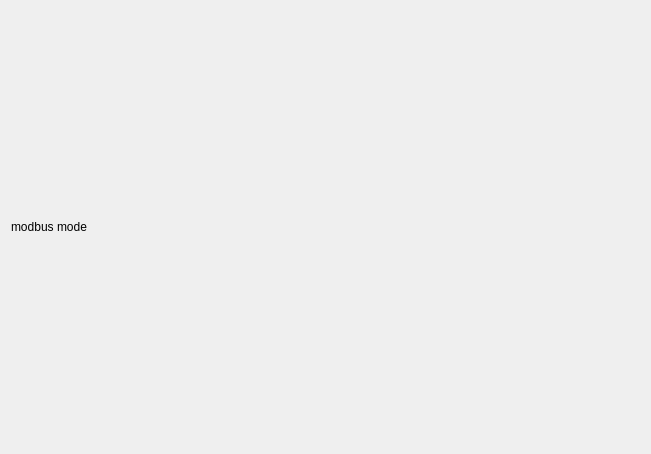
<?xml version="1.0" encoding="UTF-8"?>
<ui version="4.0">
 <class>ViewModbus</class>
 <widget class="QWidget" name="ViewModbus">
  <property name="geometry">
   <rect>
    <x>0</x>
    <y>0</y>
    <width>651</width>
    <height>454</height>
   </rect>
  </property>
  <property name="windowTitle">
   <string>Form</string>
  </property>
  <layout class="QVBoxLayout" name="verticalLayout">
   <item>
    <widget class="QLabel" name="te">
     <property name="text">
      <string>modbus mode</string>
     </property>
    </widget>
   </item>
  </layout>
 </widget>
 <resources/>
 <connections/>
</ui>
